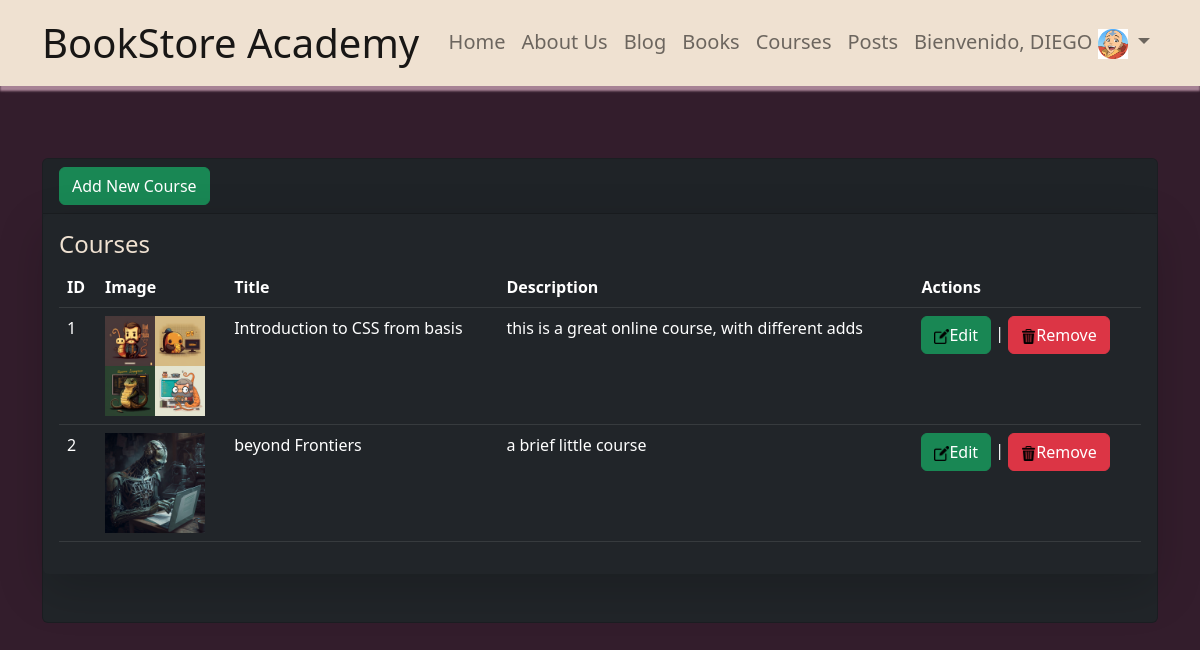
The app's page /courses (signed in), older data.
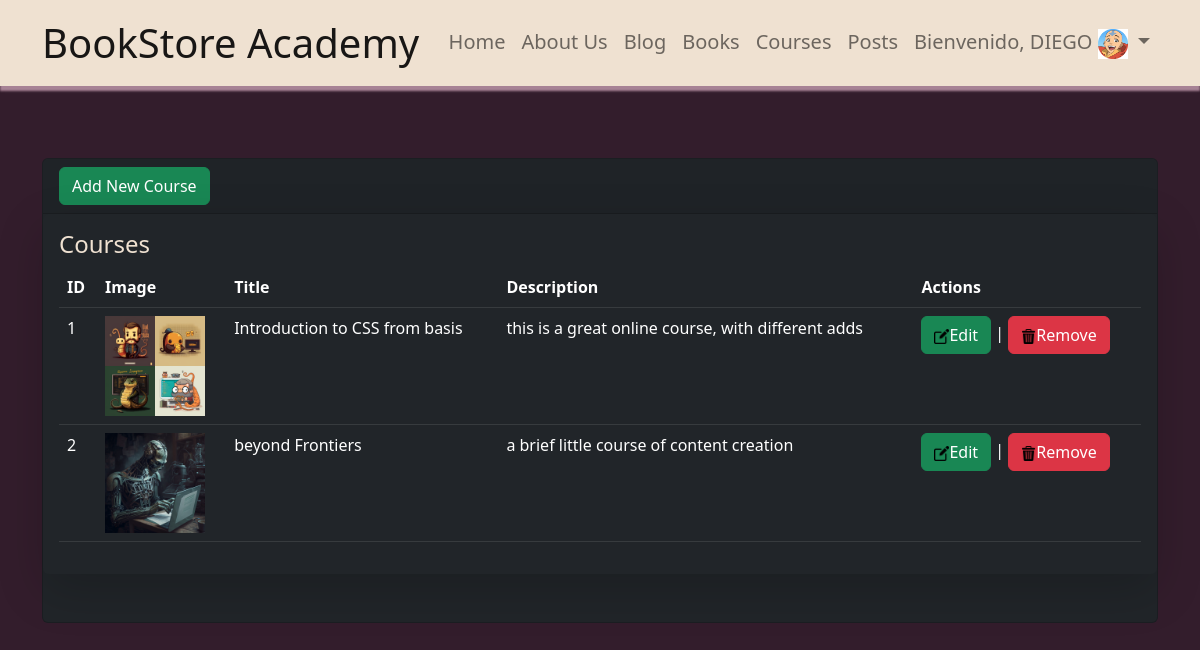
The same page, newer data.
### libreria/models.py (models this page shows, shortened)
class Course(models.Model):
    id = models.AutoField(primary_key=True)
    title = models.CharField(max_length=100, verbose_name='Title')
    image = models.ImageField(upload_to='images/',verbose_name='Course Image', null=True)
    description = models.TextField(null=True, verbose_name='Description')

### libreria/views.py (the view)
# urls.py: path('courses', views.courses, name='courses'),
@login_required
def courses(request):
    courses = Course.objects.all()
    avatar = getavatar(request)
    return render(request, 'courses/index.html', {'courses': courses, 'avatar': avatar})

### libreria/views.py (called while the page is built)
def getavatar(request):
    avatar = Avatar.objects.filter(user = request.user.id)
    try:
        avatar = avatar[0].image.url
    except:
        avatar = None
    return avatar

### libreria/templates/courses/index.html (shortened to what this page needs)
{% extends "base.html" %}
{% block content%}
<br />
<br />
<br />
{% load static %}
<div class="card bg-dark">
  <div class="card-header">
    <a name="" id="" class="btn btn-success" href="{% url 'create_course' %}" role="button" >Add New Course</a>
  </div>
  <div class="card-body shadow-lg p-3 mb-5 bg-body-tertiary rounded">
    <h4 class="card-title">Courses</h4>
    <div class="table-responsive">
      <table class="table table-primary table-dark">
        <thead>
          <tr>
            <th scope="col">ID</th>
            <th scope="col">Image</th>
            <th scope="col">Title</th>
            <th scope="col">Description</th>
            <th scope="col">Actions</th>
          </tr>
        </thead>
        <tbody>
          {% for course in courses %}
          <tr class="">
            <td>{{course.id}}</td>
            <td>
              <img src="{{course.image.url}}" alt="{{course.title}}" height="100" />
            </td>
            <td>{{course.title}}</td>
            <td>{{course.description}}</td>
            <td>
              <a name="" id="" class="btn btn-success" href="{% url 'edit_course' course.id %}" role="button" ><img src="{% static 'libreria/assets/img/edit.png'%}" width="15px"/>Edit</a>
              |
              <a name="" id="" class="btn btn-danger" href="{% url 'remove_course' course.id %}" role="button"><img src="{% static 'libreria/assets/img/delete.png'%}" width="15px"/>Remove</a>
            </td>
          </tr>
          {% endfor %}
        </tbody>
      </table>
    </div>
  </div>
</div>
{% endblock %}

### libreria/templates/base.html (shortened to what this page needs)
{% load static %}
<!doctype html>
<html lang="en">
<head>
    <link href="https://cdn.jsdelivr.net/npm/bootstrap@5.2.1/dist/css/bootstrap.min.css" rel="stylesheet"
>
</head>
<body class="p-0 container-fluid m-0 " style="background-color: #331D2C; color:#EFE1D1;">
    <nav class="navbar navbar-expand-lg sticky-top" style="background-color: #EFE1D1;box-shadow: 0px 5px 2px #A78295;">
        <div class="container">
            <a class="navbar-brand fs-1" href="{% url 'home' %}" >BookStore Academy</a>
            <div class="collapse navbar-collapse fs-5" id="navbarNav">
                {% with request.resolver_match.url_name as url_name %}
                <ul class="navbar-nav ms-auto ">
                    <li class="nav-item">
                        <a class="nav-link" href="{% url 'home' %}">Home</a>
                    </li>
                    <li class="nav-item">
                        <a class="nav-link" href="{% url 'us' %}">About Us</a>
                      </li>
                      <li class="nav-item">
                        <a class="nav-link" href="{% url 'blog' %}">Blog</a>
                      </li>
                    {% if request.user.is_authenticated %}
                        <li class="nav-item"><a class="nav-link" href="{% url 'books' %}">Books</a></li>
                        <li class="nav-item"><a class="nav-link" href="{% url 'courses' %}">Courses</a></li>
                        <li class="nav-item"><a class="nav-link" href="{% url 'insertUrl' %}">Posts</a></li>
                    {% else %}
                        <li class="nav-item">  <a class="nav-link" href="{% url 'login' %}"> Login</a></li>
                        <li class="nav-item">  <a class="nav-link" href="{% url 'register' %}"> Register</a></li>
                    {% endif%}
                    {% if request.user.is_authenticated %}
                    <li class="nav-item dropdown ">
                        <a class="nav-link dropdown-toggle " href="{% url 'profile' %}" role="button" data-bs-toggle="dropdown" aria-expanded="false">
                            Bienvenido, {{ user.username | upper }} <img src='{{avatar}}' width='30px'>
                          </a>
                    </li>
                    {% endif%}
                </ul>
                {% endwith %}
            </div>
        </div>
    </nav>
    <div class="container">
        <div class="row">
            <div class="col-12">
                {% block content %} {% endblock %}
            </div>
        </div>
    </div>
</body>
</html>

Row changes from the older to the newer data that the page shows:
changed Course "beyond Frontiers": description "a brief little course" → "a brief little course of content creation"
